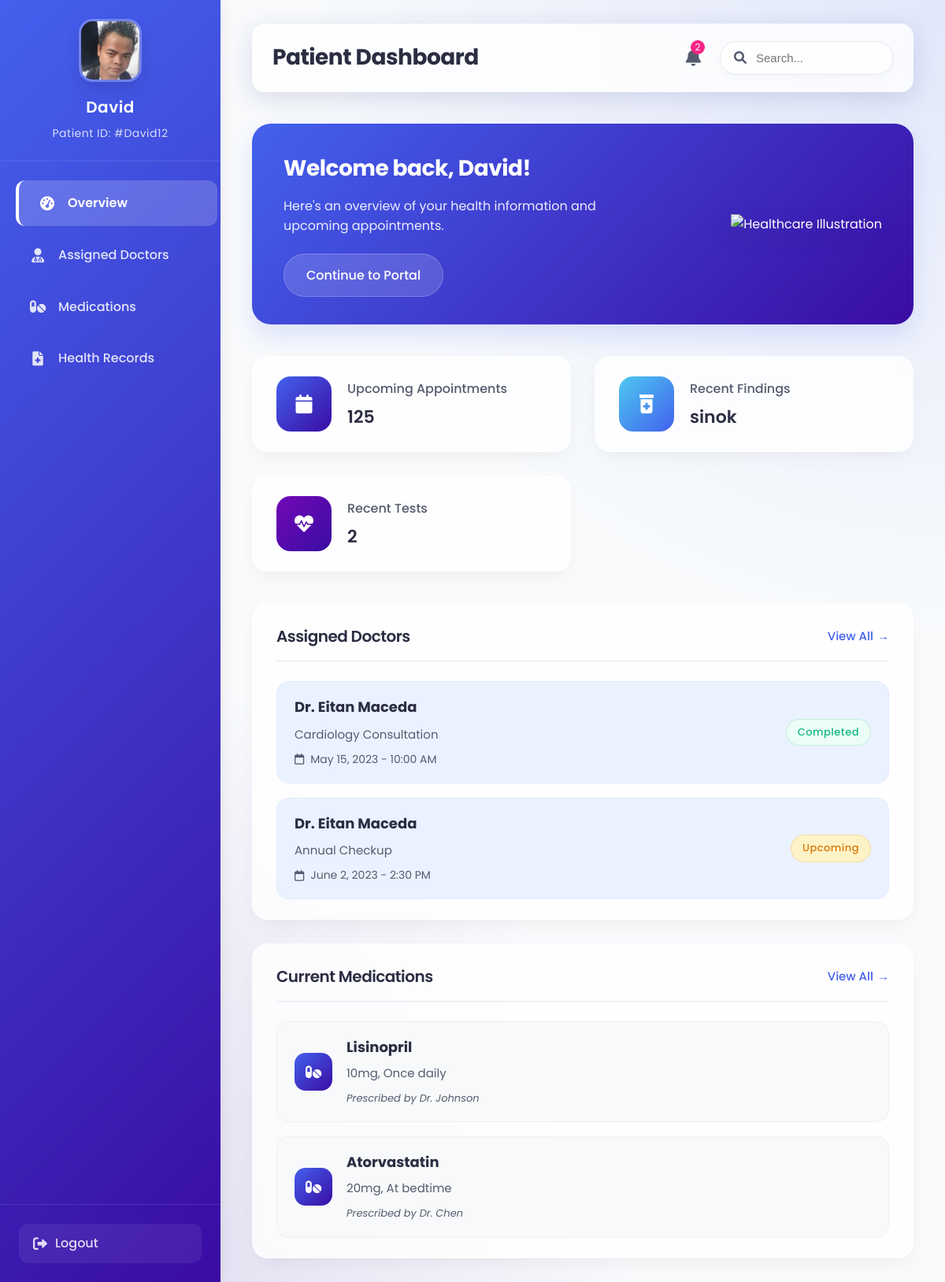
The app's page /pasok.php (signed in), older data.
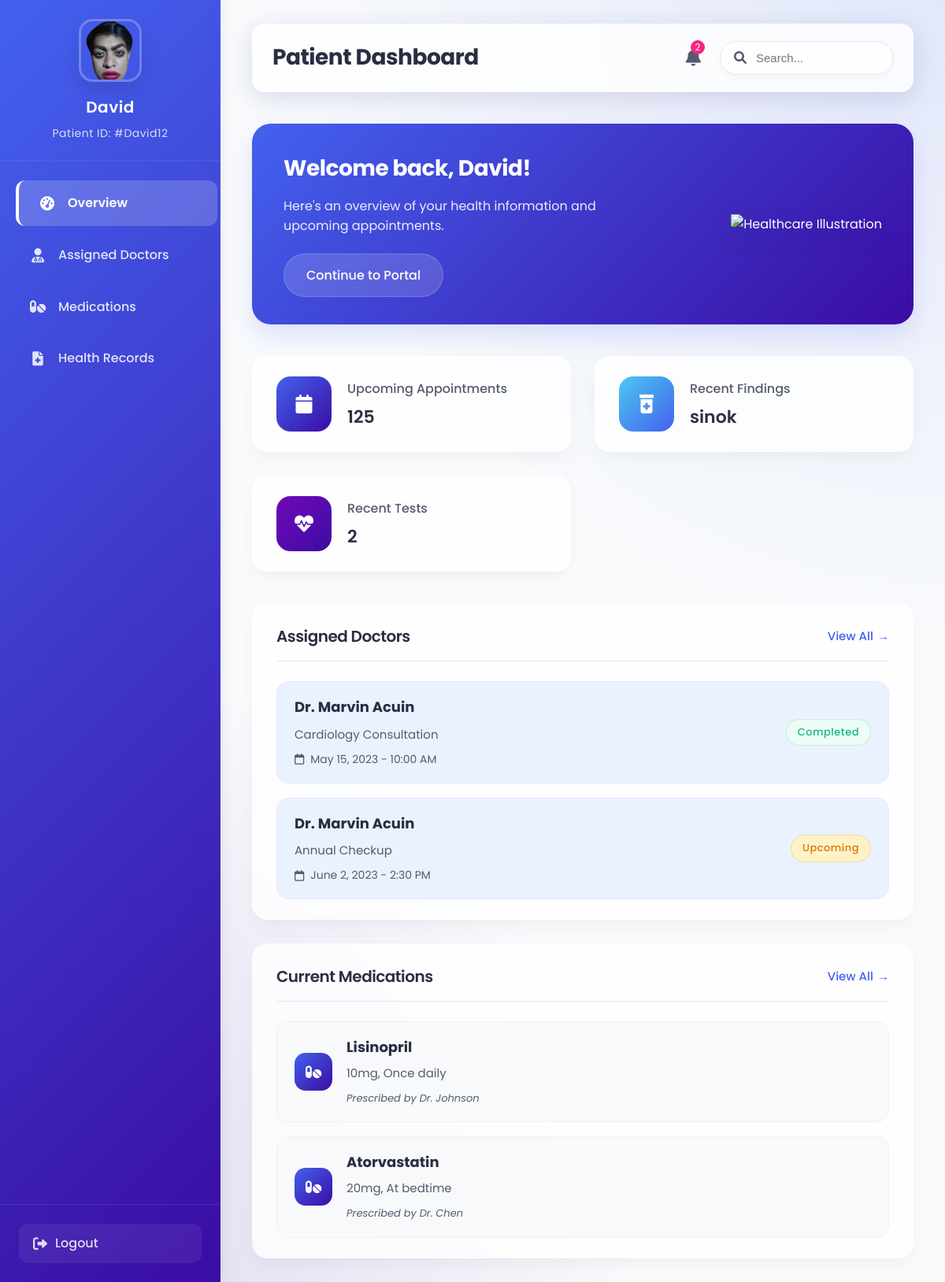
The same page, newer data.
### tables this page shows
CREATE TABLE `user_info` (
  `id` int(11) NOT NULL,
  `first_name` varchar(255) NOT NULL,
  `last_name` varchar(255) NOT NULL,
  `age` int(3) NOT NULL,
  `address` varchar(255) NOT NULL,
  `contact` varchar(100) NOT NULL,
  `_doc` varchar(255) NOT NULL,
  `_appointment` int(3) NOT NULL,
  `_meds` varchar(255) NOT NULL,
  `_test` int(2) NOT NULL,
  `photo` varchar(255) NOT NULL
);

### pasok.php (the view, shortened to what the changed rows need)
<?php
include 'db-login.php';
$id = $_SESSION['id'];
$stmt = $conn->prepare("SELECT first_name, last_name, age, address, contact, _doc, _appointment, _meds, _test, photo FROM user_info WHERE id = ?");
$stmt->bind_param("i", $id);
$stmt->execute();
$result = $stmt->get_result();
$userInfo = $result->fetch_assoc();
$userPhoto = !empty($userInfo['photo']) ? htmlspecialchars($userInfo['photo']) : 'default-avatar.png';
$fullName = htmlspecialchars($_SESSION['patient_name']);
$appointmentInfo = !empty($userInfo['_appointment']) ? htmlspecialchars($userInfo['_appointment']) : 'No upcoming appointments';
$medicationInfo = !empty($userInfo['_meds']) ? htmlspecialchars($userInfo['_meds']) : 'No current medications';
$testInfo = !empty($userInfo['_test']) ? htmlspecialchars($userInfo['_test']) : 'No recent tests';
$doctorInfo = !empty($userInfo['_doc']) ? htmlspecialchars($userInfo['_doc']) : 'No assigned doctor';
?>
<!DOCTYPE html>
<html lang="en">
<head>
    <link rel="stylesheet" href="dashboard.css">
    <link rel="stylesheet" href="https://cdnjs.cloudflare.com/ajax/libs/font-awesome/6.0.0-beta3/css/all.min.css">
</head>
<body>
    <div class="dashboard-container">
        <aside class="sidebar">
            <div class="sidebar-header">
                <div class="profile-info">
                    <div class="avatar">
                        <img src="uploads/<?= $userPhoto ?>" alt="<?= $fullName ?>'s Avatar" loading="lazy">
                    </div>
                </div>
            </div>
        </aside>
        <main class="main-content">
            <header class="main-header">
                <h1>Patient Dashboard</h1>
            </header>
            <div class="welcome-banner">
                <div class="welcome-content">
                    <h2>Welcome back, <?= $fullName ?>!</h2>
                </div>
            </div>
            <div class="stats-cards">
                <div class="stat-card">
                    <div class="stat-info">
                        <h3>Upcoming Appointments</h3>
                        <p><?= $appointmentInfo ?></p>
                    </div>
                </div>
                <div class="stat-card">
                    <div class="stat-info">
                        <h3>Recent Findings</h3>
                        <p><?= $medicationInfo ?></p>
                    </div>
                </div>
                <div class="stat-card">
                    <div class="stat-info">
                        <h3>Recent Tests</h3>
                        <p><?= $testInfo ?></p>
                    </div>
                </div>
            </div>
            <section id="dashboard-overview">
                <div class="content-grid">
                    <div class="appointments-card">
                        <div class="appointment-list">
                            <div class="appointment-item">
                                <div class="appointment-details">
                                    <h4><?= $doctorInfo ?></h4>
                                    <p>Cardiology Consultation</p>
                                    <span class="appointment-date"><i class="far fa-calendar"></i> May 15, 2023 - 10:00 AM</span>
                                </div>
                            </div>
                            <div class="appointment-item">
                                <div class="appointment-details">
                                    <h4><?= $doctorInfo ?></h4>
                                    <p>Annual Checkup</p>
                                    <span class="appointment-date"><i class="far fa-calendar"></i> June 2, 2023 - 2:30 PM</span>
                                </div>
                            </div>
                        </div>
                    </div>
                </div>
            </section>
        </main>
    </div>
</body>
</html>

Row changes from the older to the newer data that the page shows:
changed user_info "sinok": photo: a different picture; _doc "Dr. Eitan Maceda" → "Dr. Marvin Acuin"
